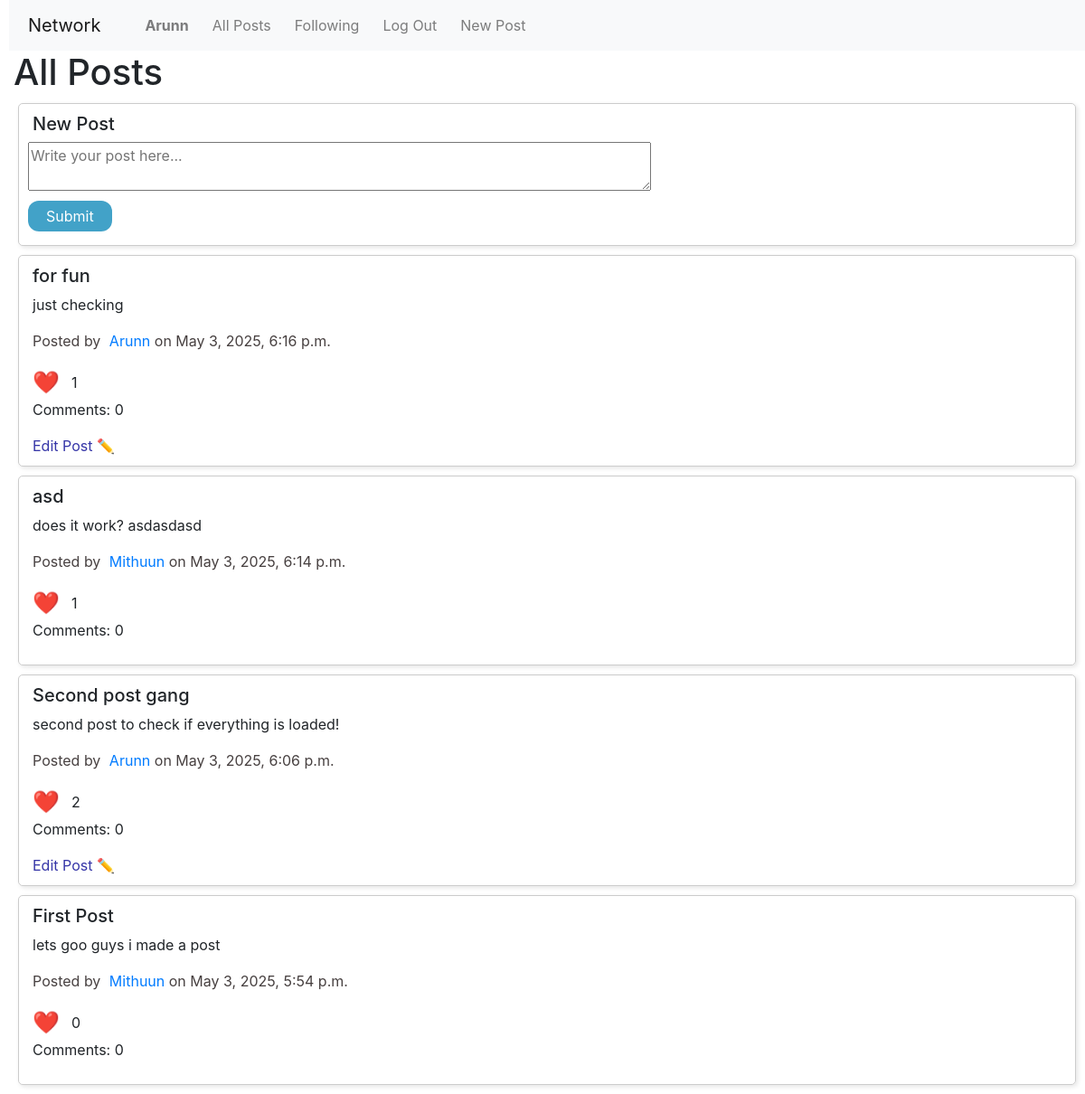
Screenshot of / (signed in) with the database file from the repository.
### network/models.py (models this page shows, shortened)
class User(AbstractUser):
    bio = models.TextField(max_length=30, blank=True, null=True)
    profile_picture = models.ImageField(upload_to='profile_pictures/', default='profile_pictures/penguin.png', blank=True)

class Post(models.Model):
    user = models.ForeignKey(User, on_delete=models.CASCADE, related_name="posts")
    title = models.CharField(max_length=30, default="Untitled")
    content = models.TextField(max_length=280)
    timestamp = models.DateTimeField(auto_now_add=True)
    likes = models.ManyToManyField(User, related_name="liked_posts", blank=True)

### network/views.py (the view)
# urls.py: path("", views.index, name="index"),
def index(request):
    return render(request, "network/index.html", {
        "posts": Post.objects.all().order_by("-timestamp"),
        "user": request.user
    })

### network/templates/network/index.html (shortened to what this page needs)
{% extends "network/layout.html" %}
{% load static %}
{% block body %}
    <h1>All Posts</h1>
    <div class="post">
        <h5>New Post</h5>
        <form action="{% url 'newPost' %}" method="POST" style="margin: 0;">
            <textarea id="postContent" rows="2" style="width: 60%;" placeholder="Write your post here..."></textarea>
            <br>
            <button id="submitPost">Submit</button>
        </form>
    </div>
    {% for post in posts %}
        <div class="post">
            <h5 id="postTitle-{{ post.id }}">{{ post.title }}</h5>
            <p id="postContent-{{ post.id }}">{{ post.content }}</p>
            <p id="postInfo-{{ post.id }}" style="color: rgb(71, 64, 64);">Posted by <a href="{% url 'profile' post.user.username %}">{{ post.user.username }}</a> on {{ post.timestamp }}</p>
            <p style="display: flex; align-items: center; margin: 0;">
                <button class="likeButton" data-id="{{ post.id }}" id="likeButton-{{ post.id }}">
                    <span style="font-size: 24px; margin-right: 8px; vertical-align: middle;">❤️</span>
                </button>
                <span style="line-height: 30px;" id="likeCount-{{ post.id }}">{{ post.likes.count }}</span>
            </p>
            <p id="comments-{{ post.id }}">Comments: {{ post.comments.count }}</p>
            {% if request.user == post.user %}
                <button id="editButton-{{ post.id }}" class="editButton" data-id="{{ post.id }}" style="margin-left: 5px; color: rgb(53, 53, 167);">  Edit Post ✏️</button>
            {% endif %}
        </div>
    {% endfor %}
{% endblock %}

### network/templates/network/layout.html (shortened to what this page needs)
{% load static %}
<!DOCTYPE html>
<html lang="en">
    <head>
        <link rel="stylesheet" href="https://stackpath.bootstrapcdn.com/bootstrap/4.4.1/css/bootstrap.min.css">
        <link href="{% static 'network/styles.css' %}" rel="stylesheet">
    </head>
    <body>
        <nav class="navbar navbar-expand-lg navbar-light bg-light">
            <a class="navbar-brand" href="#">Network</a>
            <div>
              <ul class="navbar-nav mr-auto">
                {% if user.is_authenticated %}
                    <li class="nav-item">
                        <a class="nav-link" href="{% url 'profile' user.username %}"><strong>{{ user.username }}</strong></a>
                    </li>
                {% endif %}
                <li class="nav-item">
                  <a class="nav-link" href="{% url 'index' %}">All Posts</a>
                </li>
                {% if user.is_authenticated %}
                    <li class="nav-item">
                        <a class="nav-link" href="#">Following</a>
                    </li>
                    <li class="nav-item">
                        <a class="nav-link" href="{% url 'logout' %}">Log Out</a>
                    </li>
                    <li class="nav-item">
                        <a class="nav-link" href="{% url 'newPost' %}">New Post</a>
                    </li>
                {% endif %}
              </ul>
            </div>
          </nav>
        <div class="body">
            {% block body %}
            {% endblock %}
        </div>
    </body>
</html>

### network/static/network/styles.css (style rules this page uses)
* { margin-left: 5px; }
button { margin: 5px 0; }
.post { border: 1px solid #ccc; padding: 10px; margin: 10px; border-radius: 5px; box-shadow: 2px 2px 5px rgba(0, 0, 0, 0.1); }
button { background-color: #42a2c8; color: white; border: none; border-radius: 12px; padding: 5px 20px; font-size: 16px; cursor: pointer; transition: background-color 0.3s ease; }
.likeButton, .editButton, saveButton { all: unset; outline: none; }

### rows the page displays
User: username "Arunn"
Post: title "for fun", content "just checking", user.username "Arunn", timestamp "May 3, 2025, 6:16 p.m.", likes.count "1", comments.count "0"
Post: title "asd", content "does it work? asdasdasd", user.username "Mithuun", timestamp "May 3, 2025, 6:14 p.m.", likes.count "1", comments.count "0"
Post: title "Second post gang", content "second post to check if everything is loaded!", user.username "Arunn", timestamp "May 3, 2025, 6:06 p.m.", likes.count "2", comments.count "0"
Post: title "First Post", content "lets goo guys i made a post", user.username "Mithuun", timestamp "May 3, 2025, 5:54 p.m.", likes.count "0", comments.count "0"
